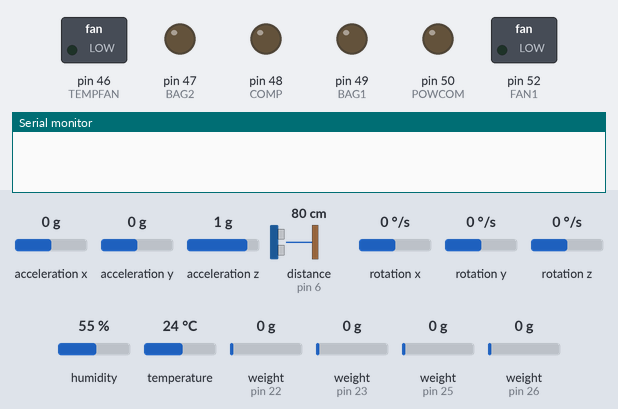
Recording of a sketch running on a simulated Arduino Mega 2560, built with avr-gcc and run on an emulated ATmega2560. Shown: switched loads named in the sketch (green lamp = pin HIGH), output pins drawn as LEDs (lit = HIGH), the last lines printed to the serial monitor. Wiring (inferred from the names in the program): MPU-6050 motion sensor at I2C address 0x68. The inputs (shaded band) are chosen by the test bench; at power-on: acceleration x 0 g, acceleration y 0 g, acceleration z 1 g, distance to the obstacle (sensor on pin 6) 80 cm, rotation x 0 °/s, rotation y 0 °/s, rotation z 0 °/s, humidity 55 %, temperature 24 °C, weight on the scale (sensors on pin 22, pin 23, pin 25, pin 26) 0 g. The echo pulse lasts 58.3 µs per cm.

Above: at 0.1 s.
At 10.23 s:
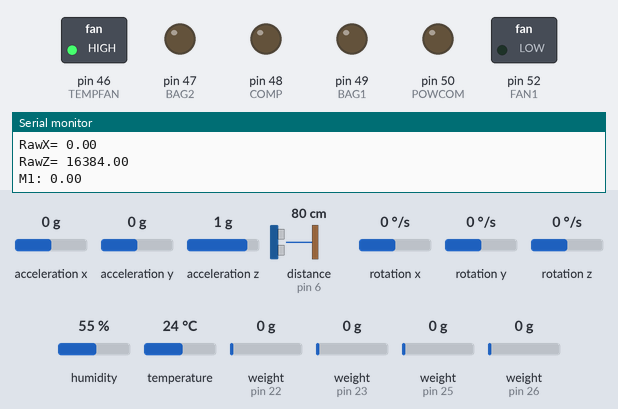
Timing chart, 0 to 11.9 s (numbered marks = the images above):
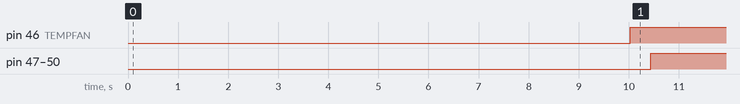

Measured:
- by itself, pin 46 (TEMPFAN): LOW → HIGH at 10.0 s
- by itself, pin 47 (BAG2), pin 48 (COMP), pin 49 (BAG1), pin 50 (POWCOM): LOW → HIGH at 10.4 s

The sketch:

arduino_hybee_3-1-iteration.ino
```cpp
 #define ARDUINOJSON_ENABLE_COMMENTS 1
//Arduino to NodeMCU Lib
#include <SoftwareSerial.h>
#include <ArduinoJson.h>

//dht11

#include <DHT.h>

//HCSR04
#include <EasyUltrasonic.h>
#define TRIGPIN 5 // Digital pin connected to the trig pin of the ultrasonic sensor
#define ECHOPIN 6 // Digital pin connected to the echo pin of the ultrasonic sensor
EasyUltrasonic ultrasonic;

//Initialise Arduino to NodeMCU
SoftwareSerial nodemcu(10, 11);

//MPU6050
#include<Wire.h>

const int MPU_addr=0x68;
int16_t AcX,AcY,AcZ,Tmp,GyX,GyY,GyZ;

int minVal=265;
int maxVal=402;

double X;
double Y;
double Z;


//Initialisation of DHT11 Sensor
#define DHTPIN 3
DHT dht(DHTPIN, DHT11);


#include "HX711.h"
//RELAY1------------//52//50//48//46
int FAN1 =52 ;

//RELAY2
int POWCOM = 50;

//RELAY3
int COMP = 48;

//RELAY4
int TEMPFAN = 46;

//RELAY7------------//53//51//49//47
int BAG1 = 49;
//RELAY8
int BAG2 = 47;

int i = 0;
int j = 0;
int l = 0;

const int pinData1 = 22;
const int pinData2 = 23;
const int pinData3 = 25;
const int pinData4 = 26;
const int pinClk = 24;

HX711 scale1;
HX711 scale2;
HX711 scale3;
HX711 scale4;

float calibration_factor = 21869;

double temp =0;
double hum =0;
double col =0;
double viby =0;
double m1 =0;
double m2 =0;
double m3 =0;
double m4 =0;

//--timer--
unsigned long previousMillis = 0;
unsigned long interval = 5000;


void setup() {
  Serial.begin(115200);

  dht.begin();
  ultrasonic.attach(TRIGPIN, ECHOPIN);
  Wire.begin();
  Wire.beginTransmission(MPU_addr);
  Wire.write(0x6B);
  Wire.write(0);
  Wire.endTransmission(true);

  scale1.begin(pinData1, pinClk);
  scale1.set_scale();
  scale1.tare();  //Reset the scale to 0
  long zero_factor1 = scale1.read_average();


  scale2.begin(pinData2, pinClk);
  scale2.set_scale();
  scale2.tare();  //Reset the scale to 0
  long zero_factor2 = scale2.read_average();


  scale3.begin(pinData3, pinClk);
  scale3.set_scale();
  scale3.tare();  //Reset the scale to 0
  long zero_factor3 = scale3.read_average();


  scale4.begin(pinData4, pinClk);
  scale4.set_scale();
  scale4.tare();  //Reset the scale to 0
  long zero_factor4 = scale4.read_average();

  nodemcu.begin(9600);
  delay(2000);

  pinMode(BAG1, OUTPUT);
  pinMode(BAG2, OUTPUT);
  pinMode(FAN1, OUTPUT);
  pinMode(TEMPFAN, OUTPUT);
  pinMode(COMP, OUTPUT);
  pinMode(POWCOM, OUTPUT);


  Serial.println("Program started");
}

void loop() {

 unsigned long currentMillis = millis();
 if (currentMillis - previousMillis >= interval) {
    previousMillis = currentMillis;

  StaticJsonDocument<400> doc;

  //Obtain Temp and Hum data
  hum = dht.readHumidity();
  temp = dht.readTemperature();
  Serial.print("Humidity: ");
  Serial.println(hum);
  Serial.print("Temperature: ");
  Serial.println(temp);

  //relay for airconditioning
  if (temp < 38.5) {
    digitalWrite(TEMPFAN, HIGH);
  }
  if (temp > 38.5){
    digitalWrite(TEMPFAN,LOW);
  }

  //honeyqty
  float sonred = ultrasonic.getPreciseDistanceCM(temp, hum);
  float tank = 12;
  float gap = tank - 2;
  float TEMP1 = sonred - 2;
  float ACTLVL= gap - TEMP1;
  float col = ACTLVL / gap * 8.5;
  Serial.print("Collection: ");
  Serial.println(sonred);
  Serial.println(TEMP1);
  Serial.println(ACTLVL);
  Serial.println(col);

  //Vibration
  Wire.beginTransmission(MPU_addr);
  Wire.write(0x3B);
  Wire.endTransmission(false);
  Wire.requestFrom(MPU_addr,14,true);
  float Acx=Wire.read()<<8|Wire.read();
  float Acyy=Wire.read()<<8|Wire.read();
  AcY = Acx ;
  float Acy = Acyy ;
  float AcZ=Wire.read()<<8|Wire.read();
  int xAng = map(AcX,minVal,maxVal,-90,90);
  int yAng = map(AcY,minVal,maxVal,-90,90);
  int zAng = map(AcZ,minVal,maxVal,-90,90);
  viby= RAD_TO_DEG * (atan2(-xAng, -zAng)+PI);
  Serial.print("AngleY= ");
  Serial.println(viby);
  Serial.print("RawY= ");
  Serial.println(AcY);
  Serial.print("RawX= ");
  Serial.println(Acy);
  Serial.print("RawZ= ");
  Serial.println(AcZ);

  //Frames--------------------
  scale1.set_scale(calibration_factor);
  float m1 = (scale1.get_units());
  Serial.print("M1: ");
  Serial.println(m1);

  scale2.set_scale(calibration_factor);
  float m2 = (scale2.get_units());
  Serial.print("M2: ");
  Serial.println(m2);

  scale3.set_scale(calibration_factor);
  float m3 = (scale3.get_units());
  Serial.print("M3: ");
  Serial.println(m3);

  scale4.set_scale(calibration_factor);
  float m4 = (scale4.get_units());
  Serial.print("M4: ");
  Serial.println(m4);
  //relay for weight
  float weight = m1 + m2 + m3 + m4;

 if (weight < 1.01){
  digitalWrite(BAG1, HIGH);
  digitalWrite(BAG2, HIGH);
  digitalWrite(POWCOM, HIGH);
  digitalWrite(COMP, HIGH);
  i = 0;

  if (weight < 1.01 && j == 1){
    j = 0;
    digitalWrite(POWCOM, LOW);
    delay(500);
    digitalWrite(BAG2, LOW);
    delay(1000);
    digitalWrite(COMP, LOW);
    delay(5000);
    digitalWrite(BAG2, HIGH);
    delay(1000);
    digitalWrite(COMP, HIGH);
    delay(500);
    digitalWrite(POWCOM, HIGH);
    delay(500);
  }
 }
 if (weight > 20){
  i = i + 1;


  if ((weight > 20) && i == 1){ //opening
    digitalWrite(POWCOM, LOW);
    delay(500);
    digitalWrite(BAG1, LOW);
    delay(1000);
    digitalWrite(COMP, LOW);
    delay(5000);
    digitalWrite(BAG1, HIGH);
    delay(1000);
    digitalWrite(COMP, HIGH);
    delay(500);
    digitalWrite(POWCOM, HIGH);
    delay(500);
    j = j+1;
  }
 }

  //Assign collected data to JSON Object
  doc["humidity"] = hum;
  doc["temperature"] = temp;
  doc["Collection"] = col;
  doc["y"] = AcY;
  doc["f1"] = m1;
  doc["f2"] = m2;
  doc["f3"] = m3;
  doc["f4"] = m4;
  doc["x"] = Acy;
  doc["z"] = AcZ;


  //Send data to NodeMCU
  nodemcu.print(serializeJson(doc, nodemcu));
 }
}
```
